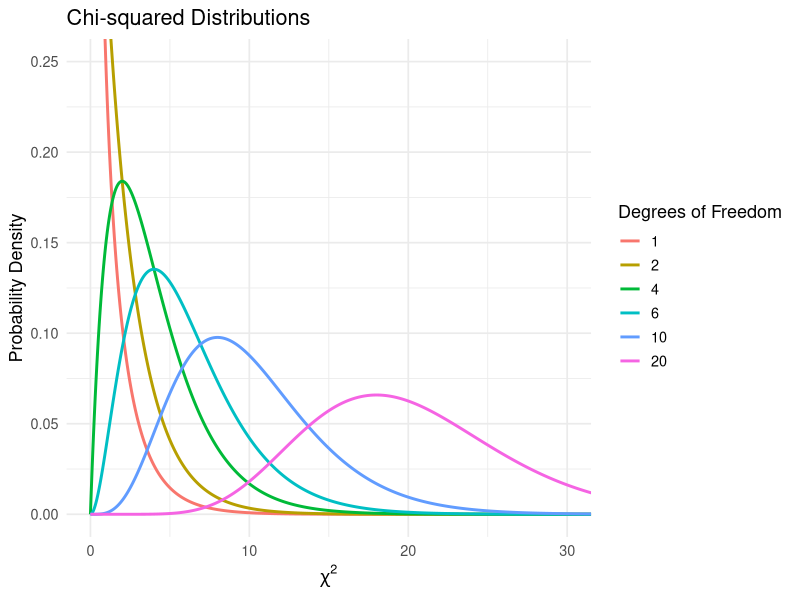

The R source for this figure:
# Script for creating the chi-squared distribution visualisation
# in the article

library(ggplot2)

# Define degrees of freedom
dofs <- c(1, 2, 4, 6, 10, 20)

# Create a sequence of x values
x <- seq(0, 50, length.out = 1000)

# Calculate chi-squared density for each DoF
df <- expand.grid(x = x, dof = dofs)
df$density <- dchisq(df$x, df = df$dof)

# Plot the distributions
plot <- ggplot(df, aes(x = x, y = density, colour = factor(dof))) +
  geom_line(linewidth = 1) +
  labs(
    title = "Chi-squared Distributions",
    x = expression(chi^2),
    y = "Probability Density",
    colour = "Degrees of Freedom"
  ) +
  coord_cartesian(
    xlim = c(0, 30),
    ylim = c(0, 0.25)
  ) +
  theme_minimal(base_size = 13)

ggsave(
    filename = "chi-squared-distributions.png",
    plot = plot,
    width = 10,
    height = 6,
    units = "in",
    dpi = 300
)
